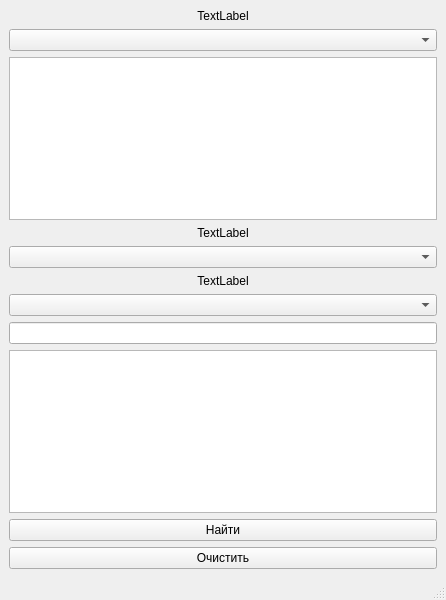
<?xml version="1.0" encoding="UTF-8"?>
<ui version="4.0">
 <class>Serarch_window</class>
 <widget class="QMainWindow" name="Serarch_window">
  <property name="geometry">
   <rect>
    <x>0</x>
    <y>0</y>
    <width>446</width>
    <height>600</height>
   </rect>
  </property>
  <property name="windowTitle">
   <string>MainWindow</string>
  </property>
  <widget class="QWidget" name="centralwidget">
   <layout class="QGridLayout" name="gridLayout">
    <item row="8" column="0">
     <widget class="QListView" name="listView"/>
    </item>
    <item row="6" column="0">
     <widget class="QComboBox" name="comboBox_3"/>
    </item>
    <item row="7" column="0">
     <widget class="QLineEdit" name="lineEdit"/>
    </item>
    <item row="0" column="0">
     <widget class="QLabel" name="label">
      <property name="styleSheet">
       <string notr="true">font: 20pt &quot;Consolas&quot;;</string>
      </property>
      <property name="text">
       <string>TextLabel</string>
      </property>
      <property name="alignment">
       <set>Qt::AlignCenter</set>
      </property>
     </widget>
    </item>
    <item row="1" column="0">
     <widget class="QComboBox" name="comboBox"/>
    </item>
    <item row="3" column="0">
     <widget class="QLabel" name="label_2">
      <property name="styleSheet">
       <string notr="true">font: 20pt &quot;Consolas&quot;;</string>
      </property>
      <property name="text">
       <string>TextLabel</string>
      </property>
      <property name="alignment">
       <set>Qt::AlignCenter</set>
      </property>
     </widget>
    </item>
    <item row="2" column="0">
     <widget class="QListWidget" name="listWidget">
      <property name="selectionMode">
       <enum>QAbstractItemView::MultiSelection</enum>
      </property>
     </widget>
    </item>
    <item row="9" column="0">
     <widget class="QPushButton" name="pushButton_dell">
      <property name="text">
       <string>Найти</string>
      </property>
     </widget>
    </item>
    <item row="5" column="0">
     <widget class="QLabel" name="label_3">
      <property name="styleSheet">
       <string notr="true">font: 20pt &quot;Consolas&quot;;</string>
      </property>
      <property name="text">
       <string>TextLabel</string>
      </property>
      <property name="alignment">
       <set>Qt::AlignCenter</set>
      </property>
     </widget>
    </item>
    <item row="10" column="0">
     <widget class="QPushButton" name="pushButton_2_clear">
      <property name="text">
       <string>Очистить</string>
      </property>
     </widget>
    </item>
    <item row="4" column="0">
     <widget class="QComboBox" name="comboBox_2"/>
    </item>
   </layout>
  </widget>
  <widget class="QStatusBar" name="statusbar"/>
 </widget>
 <resources/>
 <connections/>
</ui>
